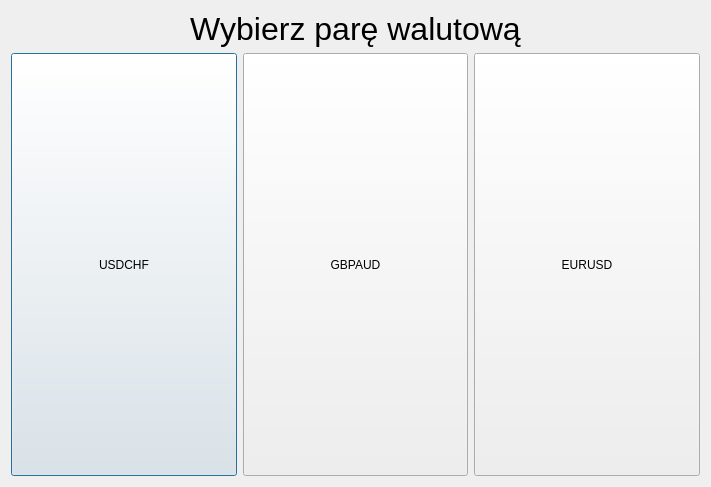
<?xml version="1.0" encoding="UTF-8"?>
<ui version="4.0">
 <class>projekt2</class>
 <widget class="QDialog" name="projekt2">
  <property name="geometry">
   <rect>
    <x>0</x>
    <y>0</y>
    <width>711</width>
    <height>487</height>
   </rect>
  </property>
  <property name="windowTitle">
   <string>Dialog</string>
  </property>
  <layout class="QGridLayout" name="gridLayout">
   <item row="1" column="0">
    <widget class="QPushButton" name="pushButton_2">
     <property name="sizePolicy">
      <sizepolicy hsizetype="Minimum" vsizetype="Preferred">
       <horstretch>0</horstretch>
       <verstretch>0</verstretch>
      </sizepolicy>
     </property>
     <property name="text">
      <string>USDCHF</string>
     </property>
    </widget>
   </item>
   <item row="1" column="1">
    <widget class="QPushButton" name="pushButton_3">
     <property name="sizePolicy">
      <sizepolicy hsizetype="Minimum" vsizetype="Preferred">
       <horstretch>0</horstretch>
       <verstretch>0</verstretch>
      </sizepolicy>
     </property>
     <property name="text">
      <string>GBPAUD</string>
     </property>
    </widget>
   </item>
   <item row="1" column="2">
    <widget class="QPushButton" name="pushButton">
     <property name="sizePolicy">
      <sizepolicy hsizetype="Minimum" vsizetype="Preferred">
       <horstretch>0</horstretch>
       <verstretch>0</verstretch>
      </sizepolicy>
     </property>
     <property name="text">
      <string>EURUSD</string>
     </property>
    </widget>
   </item>
   <item row="0" column="0" colspan="3">
    <widget class="QLabel" name="label">
     <property name="sizePolicy">
      <sizepolicy hsizetype="Preferred" vsizetype="Maximum">
       <horstretch>0</horstretch>
       <verstretch>0</verstretch>
      </sizepolicy>
     </property>
     <property name="font">
      <font>
       <pointsize>24</pointsize>
      </font>
     </property>
     <property name="text">
      <string>Wybierz parę walutową</string>
     </property>
     <property name="alignment">
      <set>Qt::AlignCenter</set>
     </property>
    </widget>
   </item>
  </layout>
 </widget>
 <resources/>
 <connections/>
</ui>
